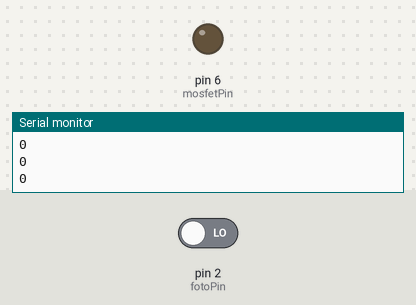
This sketch was run on a simulated Arduino Uno, built with avr-gcc and run on an emulated ATmega328P. Shown: output pins drawn as LEDs (lit = HIGH), the last lines printed to the serial monitor. The test bench sets the inputs (shaded band); at power-on: pin 2 (fotoPin) LOW.

Above: at 1.2 s.
1.3 s: pin 2 (fotoPin) driven HIGH
At 2.0 s:
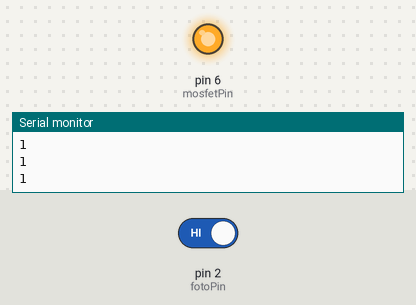
2.8 s: pin 2 (fotoPin) driven LOW
At 3.2 s:
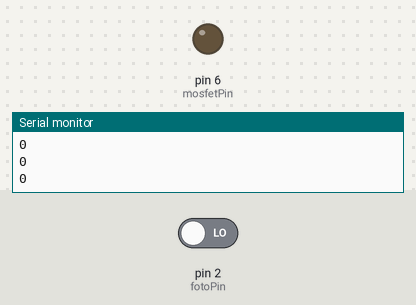
Timing chart, 0 to 5.8 s (numbered marks = the images above; inputs shaded):
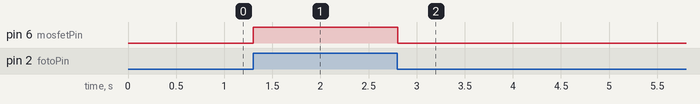

Measured:
- after the input at 1.3 s, pin 6 (mosfetPin): LOW → HIGH at once
- after the input at 2.8 s, pin 6 (mosfetPin): HIGH → LOW at once

The sketch:

57-fotosenzor-pali-svetlo.ino
```cpp
const int fotoPin = 2;
const int mosfetPin = 6;

void setup()
{
  pinMode(fotoPin, INPUT);
  pinMode(mosfetPin, OUTPUT);
  Serial.begin(9600);
}

void loop()
{
  int mracnost = digitalRead(fotoPin);
  Serial.println(mracnost);
  digitalWrite(mosfetPin, mracnost);
  delay(100);
}
```
